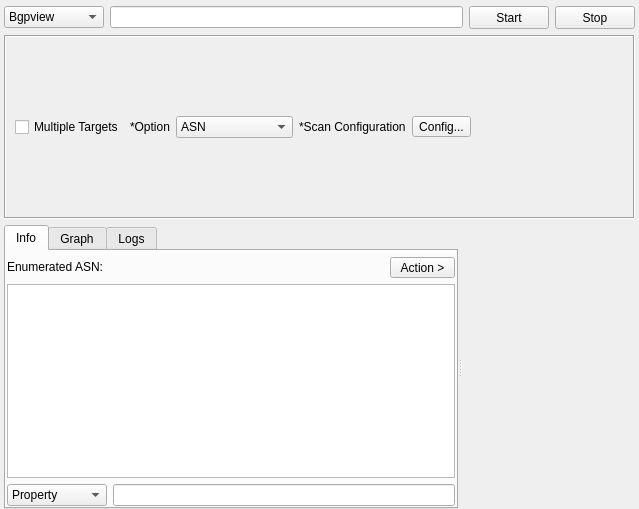
<?xml version="1.0" encoding="UTF-8"?>
<ui version="4.0">
 <class>ASNTool</class>
 <widget class="QWidget" name="ASNTool">
  <property name="geometry">
   <rect>
    <x>0</x>
    <y>0</y>
    <width>639</width>
    <height>509</height>
   </rect>
  </property>
  <property name="windowTitle">
   <string>ASN Tool</string>
  </property>
  <layout class="QVBoxLayout" name="verticalLayout_3">
   <property name="leftMargin">
    <number>4</number>
   </property>
   <property name="topMargin">
    <number>6</number>
   </property>
   <property name="rightMargin">
    <number>4</number>
   </property>
   <property name="bottomMargin">
    <number>0</number>
   </property>
   <item>
    <layout class="QHBoxLayout" name="horizontalLayout_2">
     <item>
      <widget class="QComboBox" name="comboBoxEngine">
       <property name="minimumSize">
        <size>
         <width>100</width>
         <height>0</height>
        </size>
       </property>
       <item>
        <property name="text">
         <string>Bgpview</string>
        </property>
       </item>
       <item>
        <property name="text">
         <string>Country</string>
        </property>
       </item>
      </widget>
     </item>
     <item>
      <widget class="QLineEdit" name="lineEditTarget"/>
     </item>
     <item>
      <widget class="QPushButton" name="buttonStart">
       <property name="minimumSize">
        <size>
         <width>75</width>
         <height>23</height>
        </size>
       </property>
       <property name="text">
        <string>Start</string>
       </property>
      </widget>
     </item>
     <item>
      <widget class="QPushButton" name="buttonStop">
       <property name="minimumSize">
        <size>
         <width>75</width>
         <height>23</height>
        </size>
       </property>
       <property name="text">
        <string>Stop</string>
       </property>
      </widget>
     </item>
    </layout>
   </item>
   <item>
    <widget class="QFrame" name="frame">
     <property name="frameShape">
      <enum>QFrame::Box</enum>
     </property>
     <property name="frameShadow">
      <enum>QFrame::Sunken</enum>
     </property>
     <layout class="QHBoxLayout" name="horizontalLayout">
      <item>
       <widget class="QCheckBox" name="checkBoxMultipleTargets">
        <property name="text">
         <string>Multiple Targets</string>
        </property>
       </widget>
      </item>
      <item>
       <widget class="QLabel" name="label">
        <property name="text">
         <string>*Option</string>
        </property>
       </widget>
      </item>
      <item>
       <widget class="QComboBox" name="comboBoxOption">
        <property name="minimumSize">
         <size>
          <width>100</width>
          <height>0</height>
         </size>
        </property>
        <item>
         <property name="text">
          <string>ASN</string>
         </property>
        </item>
        <item>
         <property name="text">
          <string>ASN PEERS</string>
         </property>
        </item>
        <item>
         <property name="text">
          <string>ASN PREFIXES</string>
         </property>
        </item>
       </widget>
      </item>
      <item>
       <widget class="QLabel" name="label_2">
        <property name="text">
         <string>*Scan Configuration</string>
        </property>
       </widget>
      </item>
      <item>
       <widget class="QToolButton" name="buttonConfig">
        <property name="text">
         <string>Config...</string>
        </property>
       </widget>
      </item>
      <item>
       <spacer name="horizontalSpacer">
        <property name="orientation">
         <enum>Qt::Horizontal</enum>
        </property>
        <property name="sizeHint" stdset="0">
         <size>
          <width>40</width>
          <height>20</height>
         </size>
        </property>
       </spacer>
      </item>
     </layout>
    </widget>
   </item>
   <item>
    <widget class="QSplitter" name="splitter">
     <property name="orientation">
      <enum>Qt::Horizontal</enum>
     </property>
     <widget class="QTabWidget" name="tabWidget">
      <property name="currentIndex">
       <number>0</number>
      </property>
      <widget class="QWidget" name="tabInfo">
       <attribute name="title">
        <string>Info</string>
       </attribute>
       <layout class="QVBoxLayout" name="verticalLayout">
        <property name="leftMargin">
         <number>1</number>
        </property>
        <property name="topMargin">
         <number>6</number>
        </property>
        <property name="rightMargin">
         <number>1</number>
        </property>
        <property name="bottomMargin">
         <number>1</number>
        </property>
        <item>
         <layout class="QHBoxLayout" name="horizontalLayout_3">
          <item>
           <widget class="QLabel" name="label_3">
            <property name="sizePolicy">
             <sizepolicy hsizetype="Maximum" vsizetype="Maximum">
              <horstretch>0</horstretch>
              <verstretch>0</verstretch>
             </sizepolicy>
            </property>
            <property name="text">
             <string>Enumerated ASN:</string>
            </property>
           </widget>
          </item>
          <item>
           <widget class="QLabel" name="labelResultsCount">
            <property name="sizePolicy">
             <sizepolicy hsizetype="Preferred" vsizetype="Preferred">
              <horstretch>0</horstretch>
              <verstretch>0</verstretch>
             </sizepolicy>
            </property>
            <property name="frameShape">
             <enum>QFrame::NoFrame</enum>
            </property>
            <property name="frameShadow">
             <enum>QFrame::Sunken</enum>
            </property>
            <property name="text">
             <string/>
            </property>
           </widget>
          </item>
          <item>
           <widget class="QToolButton" name="buttonAction">
            <property name="minimumSize">
             <size>
              <width>65</width>
              <height>20</height>
             </size>
            </property>
            <property name="text">
             <string>Action &gt;</string>
            </property>
           </widget>
          </item>
         </layout>
        </item>
        <item>
         <widget class="QTreeView" name="treeResults">
          <property name="acceptDrops">
           <bool>false</bool>
          </property>
          <property name="alternatingRowColors">
           <bool>true</bool>
          </property>
          <property name="selectionMode">
           <enum>QAbstractItemView::SingleSelection</enum>
          </property>
          <attribute name="headerCascadingSectionResizes">
           <bool>true</bool>
          </attribute>
          <attribute name="headerMinimumSectionSize">
           <number>200</number>
          </attribute>
          <attribute name="headerDefaultSectionSize">
           <number>300</number>
          </attribute>
          <attribute name="headerHighlightSections">
           <bool>true</bool>
          </attribute>
         </widget>
        </item>
        <item>
         <layout class="QHBoxLayout" name="horizontalLayout_4">
          <item>
           <widget class="QComboBox" name="comboBoxFilter">
            <property name="minimumSize">
             <size>
              <width>100</width>
              <height>0</height>
             </size>
            </property>
            <item>
             <property name="text">
              <string>Property</string>
             </property>
            </item>
            <item>
             <property name="text">
              <string>Value</string>
             </property>
            </item>
           </widget>
          </item>
          <item>
           <widget class="QLineEdit" name="lineEditFilter"/>
          </item>
         </layout>
        </item>
       </layout>
      </widget>
      <widget class="QWidget" name="tabGraph">
       <attribute name="title">
        <string>Graph</string>
       </attribute>
      </widget>
      <widget class="QWidget" name="tabLogs">
       <attribute name="title">
        <string>Logs</string>
       </attribute>
       <layout class="QVBoxLayout" name="verticalLayout_2">
        <property name="leftMargin">
         <number>1</number>
        </property>
        <property name="topMargin">
         <number>6</number>
        </property>
        <property name="rightMargin">
         <number>1</number>
        </property>
        <property name="bottomMargin">
         <number>1</number>
        </property>
        <item>
         <widget class="QPlainTextEdit" name="plainTextEditLogs"/>
        </item>
       </layout>
      </widget>
     </widget>
     <widget class="InputWidget" name="targets" native="true">
      <property name="minimumSize">
       <size>
        <width>0</width>
        <height>150</height>
       </size>
      </property>
     </widget>
    </widget>
   </item>
  </layout>
 </widget>
 <customwidgets>
  <customwidget>
   <class>InputWidget</class>
   <extends>QWidget</extends>
   <header>src/widgets/InputWidget.h</header>
   <container>1</container>
  </customwidget>
 </customwidgets>
 <resources/>
 <connections/>
</ui>
